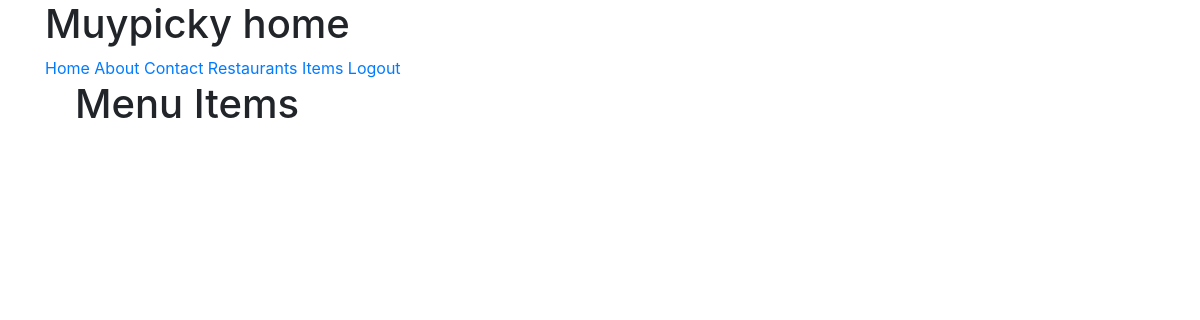
The app's page /items/ (signed in), older data.
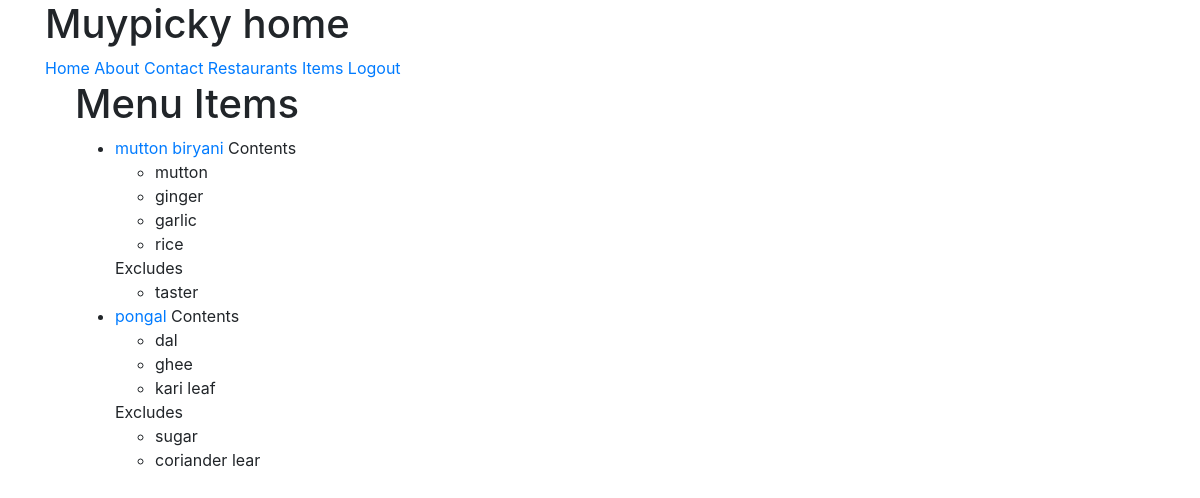
The same page, newer data.
### menus/models.py (models this page shows, shortened)
class Item(models.Model):
	user 		= 	models.ForeignKey(settings.AUTH_USER_MODEL)
	restaurant	= 	models.ForeignKey(RestaurantLocation)
	name 		= 	models.CharField(max_length=120)
	contents 	= 	models.TextField(help_text='Separate each Item by comma')
	excludes 	= 	models.TextField(blank = True, null=True, help_text='Separate each Item by comma')
	public 		= 	models.BooleanField(default=True)
	timestamp 	= 	models.DateTimeField(auto_now_add=True)
	updated 	=	models.DateTimeField(auto_now=True)
	class Meta:
		ordering = ['-updated','-timestamp']
	def get_absolute_url(self):
		return reverse("menus:detail", kwargs = { "pk":self.pk})
	def get_content(self):
		return self.contents.split(",")
	def get_excludes(self):
		return self.excludes.split(",")

### menus/views.py (the view)
class ItemListView(LoginRequiredMixin, ListView):
	def get_queryset(self):
		return Item.objects.filter(user=self.request.user)

### menus/templates/menus/item_list.html (shortened to what this page needs)
{% extends "base.html" %}
{% block content %}
<h1> Menu Items </h1>
<ul>
	{% for obj in object_list %}
 		<li> <a href="{{ obj.get_absolute_url }}">{{ obj.name }}</a>
 		{% if obj.contents %}
 		Contents
 		<ul>
	 		{% for item in obj.get_content %}
			 		<li>
			 			{{ item }}
			 		</li>
 			{% endfor %}
 		</ul>
 		{% endif %}
 		 {% if obj.excludes %}
 		Excludes
 		<ul>
	 		{% for item in obj.get_excludes %}
			 		<li>
			 			{{ item }}
			 		</li>
 			{% endfor %}
 		</ul>
 		{% endif %}
 		  </li>
	{% endfor %}
</ul>
{% endblock %}

### templates/base.html (shortened to what this page needs)
<!Doctype html>
<html lang="en">
 <head>
 {% include 'snippets/css.html' %}
 </head>
 <body>
{% include 'snippets/nav.html' %}
<div class="container">
	{% block content %} {% endblock content %}
</div>
</body>
</html>

### templates/snippets/css.html (shortened to what this page needs)
<link rel="stylesheet" href="https://maxcdn.bootstrapcdn.com/bootstrap/4.0.0-beta.2/css/bootstrap.min.css">

### templates/snippets/nav.html
<div class="container">
<h1> Muypicky home </h1>
<a href="/"> Home </a>
<a href="{% url 'about' %}"> About </a>
<a href="{% url 'contact' %}"> Contact </a>
{% if request.user.is_authenticated %}
	<a href="{% url 'restaurants:listview' %}"> Restaurants </a>
	<a href="{% url 'menus:list' %}"> Items </a>
{% endif %}
<a href="{% url 'logout' %}"> Logout </a>
<div class="container">

Row changes from the older to the newer data that the page shows:
added Item: name "mutton biryani", get_content "mutton" "ginger" "garlic" "rice", get_excludes "taster"
added Item: name "pongal", get_content "dal" "ghee" "kari leaf", get_excludes "sugar" "coriander lear"
